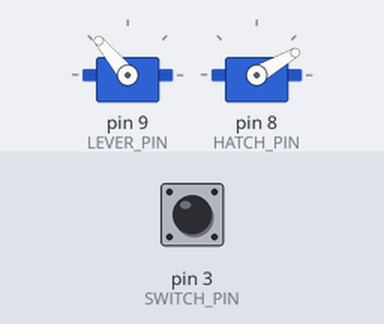
Simulated run of this sketch. Board: Arduino Uno, built with avr-gcc and run on an emulated ATmega328P. On the bench: 2 × servo. Inputs (shaded band) come from the test bench; at power-on: pin 3 (SWITCH_PIN) HIGH. Random numbers use the default seed unless the sketch sets one.

Above: at 1.2 s.
1.3 s: pin 3 (SWITCH_PIN) pulled LOW for 0.15 s
At 2.37 s:
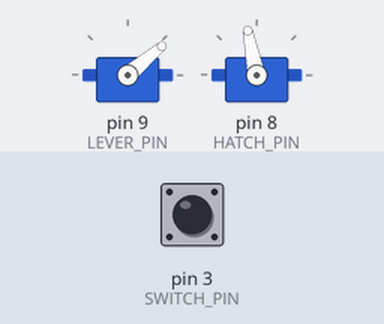
4.2 s: pin 3 (SWITCH_PIN) pulled LOW for 1 s
At 6.6 s:
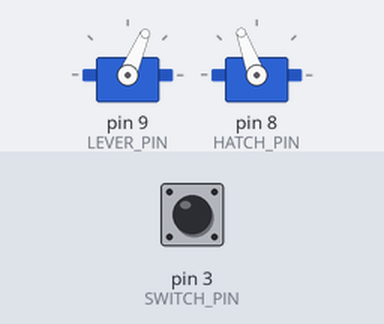
7.2 s: pin 3 (SWITCH_PIN) pulled LOW for 3.2 s
13.1 s: pin 3 (SWITCH_PIN) pulled LOW for 0.15 s
At 18.6 s:
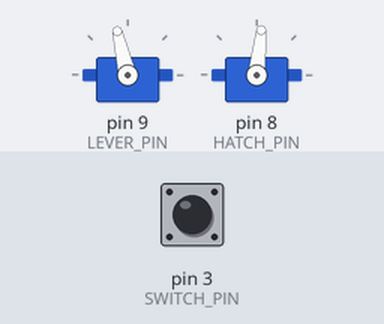
Timing chart, 0 to 21.8 s (numbered marks = the images above; inputs shaded):
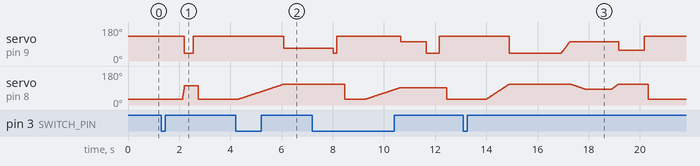

Measured:
- after the input at 1.3 s, servo on pin 9 (LEVER_PIN): 130° → 40° after 0.90 s, → 130° 0.35 s later; servo on pin 8 (HATCH_PIN): 30° → 101° after 0.81 s, → 30° 0.64 s later
- after the input at 4.2 s, servo on pin 9 (LEVER_PIN): 130° → 67° after 1.9 s; servo on pin 8 (HATCH_PIN): moves from 30° to 110° over 1.8 s, starting after 0.11 s

The sketch:

UselessMachine.ino
```cpp
#include <Servo.h>

#define LEVER_PIN 9
#define HATCH_PIN 8
#define SWITCH_PIN 3
Servo leverServo;
Servo hatchServo;

constexpr int HATCH_CLOSE = 30;
constexpr int HATCH_OPEN = 90;
constexpr int LEVER_BACK = 130;
constexpr int LEVER_FORTH = 40;

void setup() {
	pinMode(SWITCH_PIN, INPUT_PULLUP);
	leverServo.attach(LEVER_PIN);
	hatchServo.attach(HATCH_PIN);

	setHatch(0);
	setLever(0);

}
//#################### Helper functions ##################################
void openHatch(uint8_t startPos, uint8_t endPos, uint16_t delayBetweenSteps) {
	setHatch(startPos);
	for (uint8_t i = startPos; i < endPos; i += 1) {
		setHatch(i);
		delay(delayBetweenSteps / 10);
	}
}

void closeHatch(uint8_t startPos, uint8_t endPos, uint16_t delayBetweenSteps) {
	setHatch(startPos);
	for (uint8_t i = startPos; i > endPos; i -= 1) {
		setHatch(i);
		delay(delayBetweenSteps / 10);
	}
}

void setHatch(uint8_t percent) {
	if (percent > 100) {
		return;
	}

	hatchServo.write(((percent / 100.0) * HATCH_OPEN) + HATCH_CLOSE);
}

void moveLever(uint8_t startPos, uint8_t endPos, uint16_t delayBetweenSteps) {
	setLever(startPos);
	for (uint8_t i = startPos; i < endPos; i += 1) {
		setLever(i);
		delay(delayBetweenSteps / 10);
	}
}

void moveLeverBackwards(uint8_t startPos, uint8_t endPos,
		uint16_t delayBetweenSteps) {
	setLever(startPos);
	for (uint8_t i = startPos; i >= endPos; i -= 1) {
		setLever(i);
		delay(delayBetweenSteps / 10);
	}
}

void setLever(uint8_t percent) {
	if (percent > 100) {
		return;
	}
	percent = 100 - percent;
	leverServo.write(
			((percent / 100.0) * (LEVER_BACK - LEVER_FORTH)) + LEVER_FORTH);
}

//############################ Animations ###########################

void cautious() {
	openHatch(0, 70, 200);
	moveLever(0, 30, 0);
	delay(1000);
	moveLever(30, 100, 0);
	delay(500);
	setLever(0);
	delay(300);
	setHatch(0);
	delay(100);
}

void fastest() {
	openHatch(0, 80, 10);
	setLever(100);
	delay(350);
	setLever(0);
	delay(200);
	setHatch(0);
	delay(100);
}

void provoking() {
	openHatch(0, 90, 200);
	setLever(70);
	delay(random(1000, 3000));
	setLever(100);
	delay(150);
	setLever(0);
	delay(300);
	setHatch(0);
	delay(500);
}

void makingSure() {
	openHatch(0, 90, 100);
	moveLever(0, 100, 0);
	delay(2000);
	moveLeverBackwards(100, 30, 50);
	closeHatch(90, 60, 200);
	delay(1000);
	openHatch(60, 90, 100);
	setLever(80);
	delay(1000);
	setLever(0);
	delay(150);
	setHatch(0);
	delay(100);
}

void deking() {
	long numberOfDisguises = random(2, 6);
	for (uint8_t i = 0; i < numberOfDisguises; i++) {
		openHatch(0, 70, 100);
//		setHatch(70);
		delay(400);
		setHatch(0);
		delay(200);
		delay(random(100, 1000));
	}
	openHatch(0, 80, 30);
	setLever(100);
	delay(400);
	setLever(0);
	delay(200);
	setHatch(0);
	delay(200);
}
void scouting() {
	openHatch(0, 50, 50);
	delay(random(500, 2500));
	closeHatch(50, 0, 50);
	delay(random(2000));
	delay(2000);
	fastest();

}
void slowFast() {
	openHatch(0, 80, 50);
	moveLever(30, 70, 500);
	delay(400);
	setLever(100);
	delay(100);
	setLever(0);
	delay(200);
	setHatch(0);
	delay(100);
}

void slowFastSlow() {
	openHatch(0, 80, 200);
	moveLever(30, 70, 500);
	delay(400);
	setLever(100);
	delay(300);
	moveLeverBackwards(100, 10, 500);
	setHatch(0);
	setLever(0);
	delay(100);
}

void simpleTurnOff() {
	leverServo.write(LEVER_FORTH);
}
void simpleTurnOn() {
	leverServo.write(LEVER_BACK);
}

void slowTurnOnFastOff() {
	hatchServo.write(HATCH_OPEN);
	leverServo.write(((LEVER_BACK - LEVER_FORTH) / 2) + LEVER_FORTH);
	delay(500);
	for (uint8_t step = ((LEVER_BACK - LEVER_FORTH) / 2) + LEVER_FORTH;
			step > LEVER_FORTH; step -= 5) {
		leverServo.write(step);
		delay(50);
	}
	delay(500);
	leverServo.write(LEVER_BACK);
	delay(200);
	hatchServo.write(HATCH_CLOSE);
	delay(1000);
}

void (*ALL_ANIMATIONS[])() = {cautious, fastest, provoking, makingSure, deking, scouting, slowFast, slowFastSlow};

void loop() {

	if (digitalRead(SWITCH_PIN) == LOW) {
		delay(random(1000));
		long CURRENT_ANIMATION = random(8);
		ALL_ANIMATIONS[CURRENT_ANIMATION]();
	}

}
```
